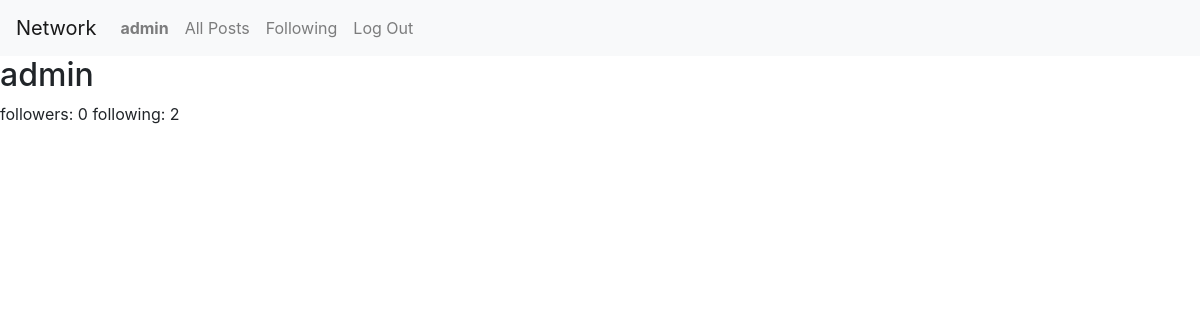
Page /user/admin (signed in) on the earlier database version.
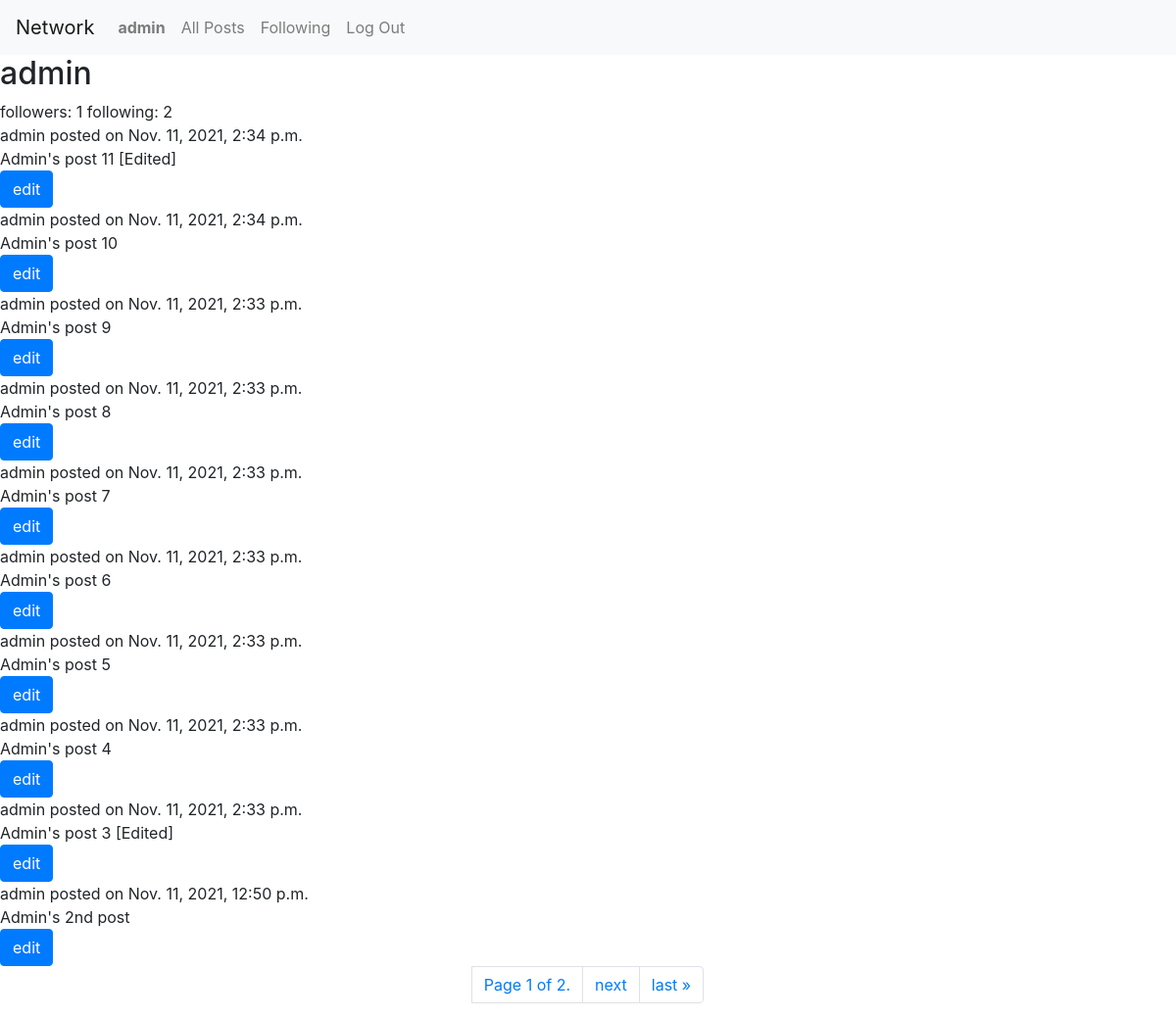
Same page on the later database version.
### network/models.py (models this page shows)
class User(AbstractUser):
    pass

class Post(models.Model):
    user = models.ForeignKey(User, on_delete=models.CASCADE)
    body = models.TextField()
    date_added = models.DateTimeField(auto_now_add=True, null=True)

### network/views.py (the view)
# urls.py: path("user/<slug>", views.user_profile, name="user-profile"),
@login_required
def user_profile(request, slug):
    profile_user = User.objects.get(username=slug)
    if profile_user:
        try:
            posts = Post.objects.filter(user=profile_user).order_by('-date_added')
            paginator = Paginator(posts, 10)
            page_number = request.GET.get('page')
            page_obj = paginator.get_page(page_number)
            followee = Follower.objects.get(user=profile_user)
            followers = len(User.objects.filter(followers__id=followee.id))
            following = len(User.objects.filter(following__id=followee.id))
            followed = User.objects.filter(followers__id=followee.id, id=request.user.id)
            context = {
                'followed': followed,
                'followers': followers,
                'following': following,
                'page_obj': page_obj,
                'posts': posts,
                'profile_user': profile_user
            }
        except IntegrityError:
            pass
        return render(request, "network/user-profile.html", context)
    else:
        pass

### network/templates/network/user-profile.html (shortened to what this page needs)
{% extends "network/layout.html" %}
{% block body %}
    {% if user.is_authenticated %}
    <div>
        <h2>{{ profile_user.username }}</h2>
    </div>
    <div>
        <span>
            followers: {{ followers }}
        </span>
        <span>
            following: {{ following }}
        </span>
    </div>
    <div>
        {% if posts %}
            {% for post in page_obj %}
                <div>
                    <div>{{ post.user }} posted on {{ post.date_added }}</div>
                    <div id="body{{post.id}}">
                        {{ post.body }}
                    </div>
                    {% if post.user == user %}
                    <div class="btn btn-primary post" id="{{ post.id }}">edit</div>
                    {% endif %}
                </div>
            {% endfor %}
            <nav aria-label="Page navigation example">
                <ul class="pagination justify-content-center">
                    <span class="current page-link">
                        Page {{ page_obj.number }} of {{ page_obj.paginator.num_pages }}.
                    </span>
                    {% if page_obj.has_next %}
                    <li class="page-item"><a class="page-link" href="?page={{ page_obj.next_page_number }}">next</a></li>
                    <li class="page-item"><a class="page-link" href="?page={{ page_obj.paginator.num_pages }}">last &raquo;</a></li>
                    {% endif %}
                </ul>
            </nav>
        {% endif %}
    </div>
    {% endif %}
{% endblock %}

### network/templates/network/layout.html (shortened to what this page needs)
{% load static %}
<!DOCTYPE html>
<html lang="en">
    <head>
        <link rel="stylesheet" href="https://stackpath.bootstrapcdn.com/bootstrap/4.4.1/css/bootstrap.min.css">
        <link href="{% static 'network/styles.css' %}" rel="stylesheet">
    </head>
    <body>
        <nav class="navbar navbar-expand-lg navbar-light bg-light">
            <a class="navbar-brand" href="#">Network</a>
            <div>
              <ul class="navbar-nav mr-auto">
                {% if user.is_authenticated %}
                    <li class="nav-item">
                        <a class="nav-link" href="{% url 'user-profile' user.username %}"><strong>{{ user.username }}</strong></a>
                    </li>
                {% endif %}
                <li class="nav-item">
                  <a class="nav-link" href="{% url 'index' %}">All Posts</a>
                </li>
                {% if user.is_authenticated %}
                    <li class="nav-item">
                        <a class="nav-link" href="{% url 'following' %}">Following</a>
                    </li>
                    <li class="nav-item">
                        <a class="nav-link" href="{% url 'logout' %}">Log Out</a>
                    </li>
                {% endif %}
              </ul>
            </div>
          </nav>
        <div class="body">
            {% block body %}
            {% endblock %}
        </div>
    </body>
</html>

Differences in the rows shown:
added Post: user "admin", date_added "Nov. 11, 2021, 2:34 p.m.", body "Admin's post 11 [Edited]"
added Post: user "admin", date_added "Nov. 11, 2021, 2:34 p.m.", body "Admin's post 10"
added Post: user "admin", date_added "Nov. 11, 2021, 2:33 p.m.", body "Admin's post 9"
added Post: user "admin", date_added "Nov. 11, 2021, 2:33 p.m.", body "Admin's post 8"
added Post: user "admin", date_added "Nov. 11, 2021, 2:33 p.m.", body "Admin's post 7"
added Post: user "admin", date_added "Nov. 11, 2021, 2:33 p.m.", body "Admin's post 6"
added Post: user "admin", date_added "Nov. 11, 2021, 2:33 p.m.", body "Admin's post 5"
added Post: user "admin", date_added "Nov. 11, 2021, 2:33 p.m.", body "Admin's post 4"
added Post: user "admin", date_added "Nov. 11, 2021, 2:33 p.m.", body "Admin's post 3 [Edited]"
added Post: user "admin", date_added "Nov. 11, 2021, 12:50 p.m.", body "Admin's 2nd post"
Other differences:
{{ followers }}: "0" → "1"
{{ page_obj.number }}: (not shown) → "1"
{{ page_obj.paginator.num_pages }}: (not shown) → "2"
text now shown: "Page of . next last »"
